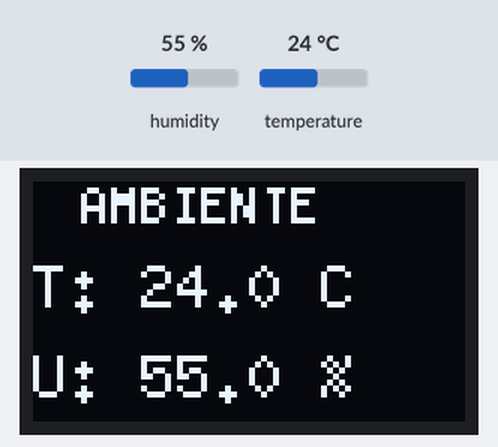
Bench run of a sketch on a simulated ESP32-C3. Shown: 72×40 one-colour display. Inputs (shaded band) come from the test bench; at power-on: humidity 55 %, temperature 24 °C. What the sketch prints to the serial monitor is not drawn.

Above: at 4.7 s.
4.8 s: humidity set to 22 %
At 6.7 s:
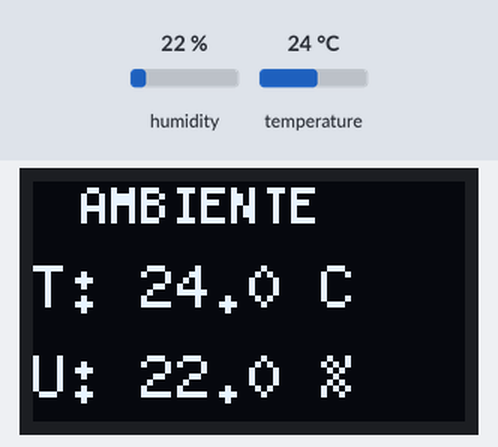
7.5 s: temperature set to 12 °C
At 8.2 s:
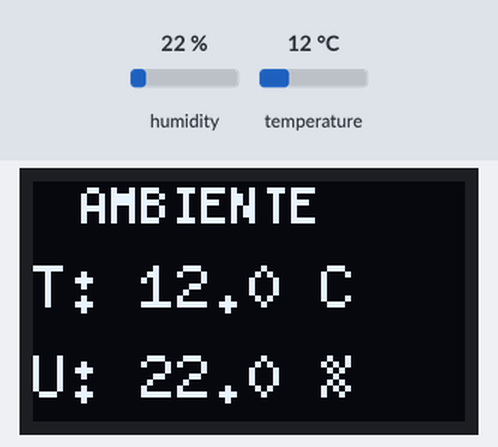
10.2 s: humidity set to 40 %
At 12.5 s:
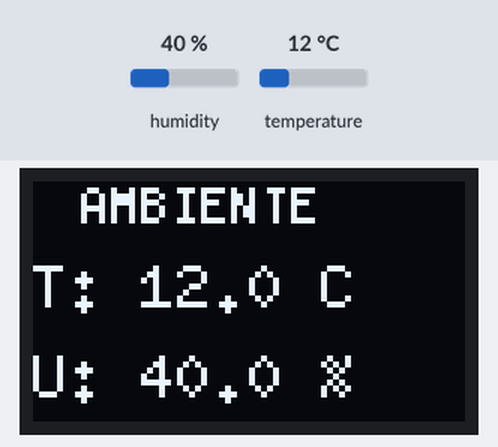
13.2 s: temperature set to 19 °C
At 14.0 s:
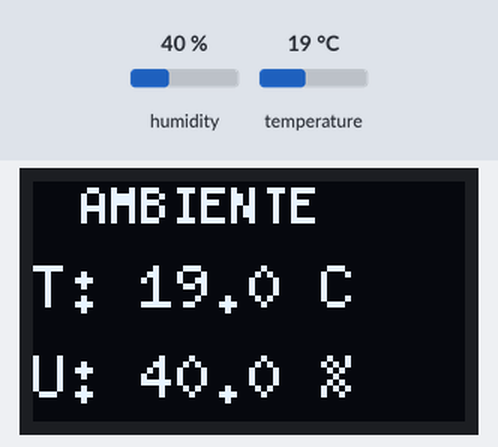
Timing chart, 0 to 16.2 s (numbered marks = the images above; inputs shaded):
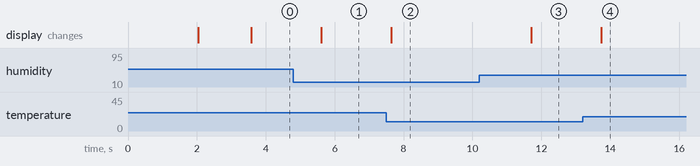

The sketch:

esp32-c3-temperatura-umidade.ino
```cpp
#include <DHT.h>
#include <Wire.h>
#include <U8g2lib.h>

// ======================
// DHT11
// ======================
#define DHTPIN 3
#define DHTTYPE DHT11

DHT dht(DHTPIN, DHTTYPE);

// ======================
// OLED da ESP32-C3
// ======================
#define OLED_SDA 5
#define OLED_SCL 6

U8G2_SSD1306_72X40_ER_F_HW_I2C display(
  U8G2_R0,
  U8X8_PIN_NONE,
  OLED_SCL,
  OLED_SDA
);

void setup() {

  // Serial
  Serial.begin(115200);
  delay(2000);

  Serial.println();
  Serial.println("=== DHT11 + OLED ===");

  // DHT11
  dht.begin();

  // OLED
  Wire.begin(OLED_SDA, OLED_SCL);
  display.begin();

  // Mensagem inicial
  display.clearBuffer();
  display.setFont(u8g2_font_6x10_tf);
  display.drawStr(5, 15, "Iniciando");
  display.drawStr(10, 30, "DHT11...");
  display.sendBuffer();

  delay(1500);
}

void loop() {

  float umidade = dht.readHumidity();
  float temperatura = dht.readTemperature();

  // Verifica erro
  if (isnan(umidade) || isnan(temperatura)) {

    Serial.println("Erro ao ler DHT11!");

    display.clearBuffer();
    display.setFont(u8g2_font_6x10_tf);
    display.drawStr(5, 15, "ERRO");
    display.drawStr(2, 30, "DHT11");
    display.sendBuffer();

  } else {

    // ======================
    // SERIAL MONITOR
    // ======================

    Serial.print("Temperatura: ");
    Serial.print(temperatura, 1);
    Serial.println(" °C");

    Serial.print("Umidade: ");
    Serial.print(umidade, 1);
    Serial.println(" %");

    Serial.println("--------------------");

    // ======================
    // OLED
    // ======================

    display.clearBuffer();

    // Título
    display.setFont(u8g2_font_5x7_tf);
    display.drawStr(8, 7, "AMBIENTE");

    // Temperatura
    display.setFont(u8g2_font_6x10_tf);
    display.setCursor(0, 21);
    display.print("T: ");
    display.print(temperatura, 1);
    display.print(" C");

    // Umidade
    display.setCursor(0, 36);
    display.print("U: ");
    display.print(umidade, 1);
    display.print(" %");

    display.sendBuffer();
  }

  delay(2000);
}
```

Measured:
- after the input at 4.8 s, the display: changes after 0.80 s (image 1)
- after the input at 7.5 s, the display: changes after 0.14 s (image 2)
- after the input at 10.2 s, the display: changes after 1.5 s (image 3)
- after the input at 13.2 s, the display: changes after 0.53 s (image 4)
